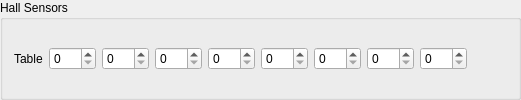
               <widget class="QGroupBox" name="groupBox_46">
                <property name="toolTip">
                 <string>&lt;html&gt;&lt;head/&gt;&lt;body&gt;&lt;p&gt;&lt;span style=&quot; font-weight:600;&quot;&gt;Hall Sensors&lt;/span&gt; = gets automatically detected by the Hall sensor detection&lt;/p&gt;&lt;/body&gt;&lt;/html&gt;</string>
                </property>
                <property name="title">
                 <string>Hall Sensors</string>
                </property>
                <layout class="QHBoxLayout" name="horizontalLayout_45">
                 <item>
                  <widget class="QLabel" name="label_95">
                   <property name="text">
                    <string>Table</string>
                   </property>
                  </widget>
                 </item>
                 <item>
                  <widget class="QSpinBox" name="mcconfFocHallTab0Box">
                   <property name="maximum">
                    <number>255</number>
                   </property>
                  </widget>
                 </item>
                 <item>
                  <widget class="QSpinBox" name="mcconfFocHallTab1Box">
                   <property name="maximum">
                    <number>255</number>
                   </property>
                  </widget>
                 </item>
                 <item>
                  <widget class="QSpinBox" name="mcconfFocHallTab2Box">
                   <property name="maximum">
                    <number>255</number>
                   </property>
                  </widget>
                 </item>
                 <item>
                  <widget class="QSpinBox" name="mcconfFocHallTab3Box">
                   <property name="maximum">
                    <number>255</number>
                   </property>
                  </widget>
                 </item>
                 <item>
                  <widget class="QSpinBox" name="mcconfFocHallTab4Box">
                   <property name="maximum">
                    <number>255</number>
                   </property>
                  </widget>
                 </item>
                 <item>
                  <widget class="QSpinBox" name="mcconfFocHallTab5Box">
                   <property name="maximum">
                    <number>255</number>
                   </property>
                  </widget>
                 </item>
                 <item>
                  <widget class="QSpinBox" name="mcconfFocHallTab6Box">
                   <property name="maximum">
                    <number>255</number>
                   </property>
                  </widget>
                 </item>
                 <item>
                  <widget class="QSpinBox" name="mcconfFocHallTab7Box">
                   <property name="maximum">
                    <number>255</number>
                   </property>
                  </widget>
                 </item>
                 <item>
                  <spacer name="horizontalSpacer_23">
                   <property name="orientation">
                    <enum>Qt::Horizontal</enum>
                   </property>
                   <property name="sizeHint" stdset="0">
                    <size>
                     <width>40</width>
                     <height>20</height>
                    </size>
                   </property>
                  </spacer>
                 </item>
                </layout>
               </widget>
